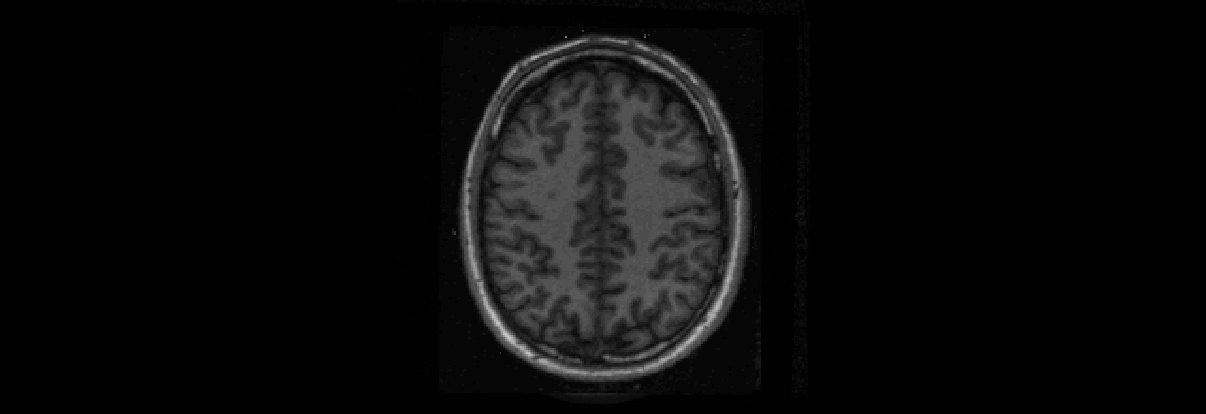
#> input picture computervision/article-research/resources/MGH10/MGH10/g1.png, 1206 x 414 px, found by its file name
$ python OrbAlgoritm.py
#> lines starting #> are read from the running program, lines starting #| are printed output that depends on the picture
"""
 @author Seyit Ahmet ÖZDEMİR
 @project pytonworkspace OrbAlgoritm
 @date 20 Ara 2023
 <p>
 @description:SURF Algoritmasına benzer yapıya sahip Orb Algoritması örneği
"""
import cv2
import os
import numpy as np

resource_root = r'E:\PycharmProjects\pytonworkspace\computervision\article-research\resources'

# Görüntüleri oku
img1_path = os.path.join(resource_root, 'MGH10/MGH10/g1.png')
img2_path = os.path.join(resource_root, 'MGH10/MGH10/g2.png')

img1 = cv2.imread(img1_path, 0)  # referans görüntü
#> img1 is the input picture: shape (414, 1206); min 0, max 197, mean 10.5
img2 = cv2.imread(img2_path, 0)  # hareketli görüntü
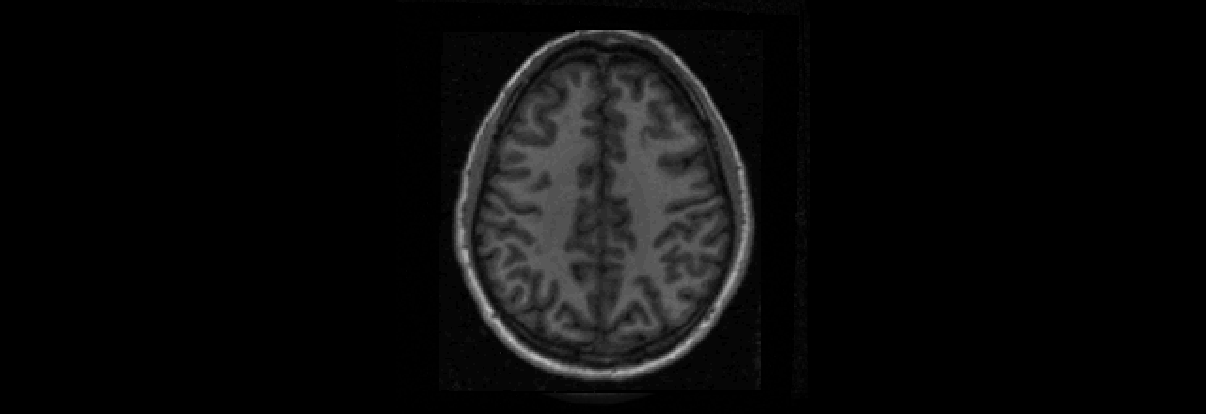
#> input picture computervision/article-research/resources/MGH10/MGH10/g2.png, 1206 x 414 px, found by its file name
#> img2 is the input picture: shape (414, 1206); min 0, max 191, mean 11

# ORB özellik çıkarıcıyı başlat
orb = cv2.ORB_create()

# ORB özelliklerini çıkar
kp1, des1 = orb.detectAndCompute(img1, None)
#> kp1 = 500 keypoints; strongest (x, y, size): (532, 354, 37.2), (531, 354, 44.6), (530, 354, 53.6), (533, 56, 31)
kp2, des2 = orb.detectAndCompute(img2, None)
#> kp2 = 495 keypoints; strongest (x, y, size): (494, 316, 53.6), (494, 315, 64.3), (493, 311, 37.2), (497, 320, 37.2)

# BFMatcher nesnesi oluştur
bf = cv2.BFMatcher()

# Eşleştirmeleri bul
matches = bf.knnMatch(des1, des2, k=2)
#> matches = 500 matches

# İyi eşleştirmeleri belirle
good_matches = []
for m, n in matches:
    if m.distance < 0.75 * n.distance:
        good_matches.append(m)
#> after the loop, good_matches = 16 matches

img_wrap=img2
# Eğer yeterli sayıda iyi eşleştirme varsa, görüntüyü kaydır
if len(good_matches) > 10:
    src_pts = np.float32([kp1[m.queryIdx].pt for m in good_matches]).reshape(-1, 1, 2)
#> src_pts = 16 rows, first 8: [681, 351], [685, 68], [471.6, 247.2], [466.8, 243.6], [477.6, 277.2], [736.8, 177.6], [520.8, 346.8], [736.8, 201.6]
    dst_pts = np.float32([kp2[m.trainIdx].pt for m in good_matches]).reshape(-1, 1, 2)
#> dst_pts = 16 rows, first 8: [672, 357], [479, 128], [561, 42], [742, 226], [469.2, 264], [460.8, 230.4], [469, 269], [744, 226]

    M, mask = cv2.findHomography(src_pts, dst_pts, cv2.RANSAC, 5.0)
#> M = [[-3.32, 2.71, 855.6], [-0.979, 0.977, 208.4], [-0.00438, 0.0041, 1]]; mask = [0, 0, 0, 1, 1, 0, 1, 1, 1, 0, 0, 0, 0, 0, 0, 0]

    # Doğru eşleşmelerin sayısını kontrol et
    if M is not None and np.sum(mask) > 10:
        h, w = img1.shape
        img_wrap = cv2.warpPerspective(img2, M, (w, h))

img_matches = cv2.drawMatches(img1, kp1, img2, kp2, good_matches, None, flags=cv2.DrawMatchesFlags_NOT_DRAW_SINGLE_POINTS)
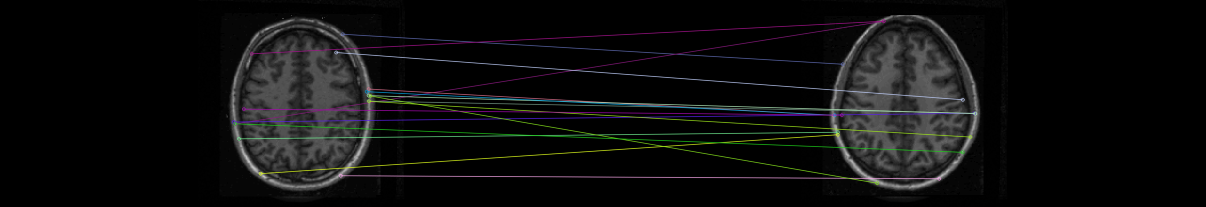
#> img_matches: shape (414, 2412, 3) (shown at 1/2 size); mean of channels 0, 1, 2 14, 14.1, 13.9; drawn as B, G, R

cv2.imshow('Eşleşmeler', img_matches)
cv2.imshow('Kaydırılmış Görüntü', img_wrap)
cv2.waitKey(0)
cv2.destroyAllWindows()
